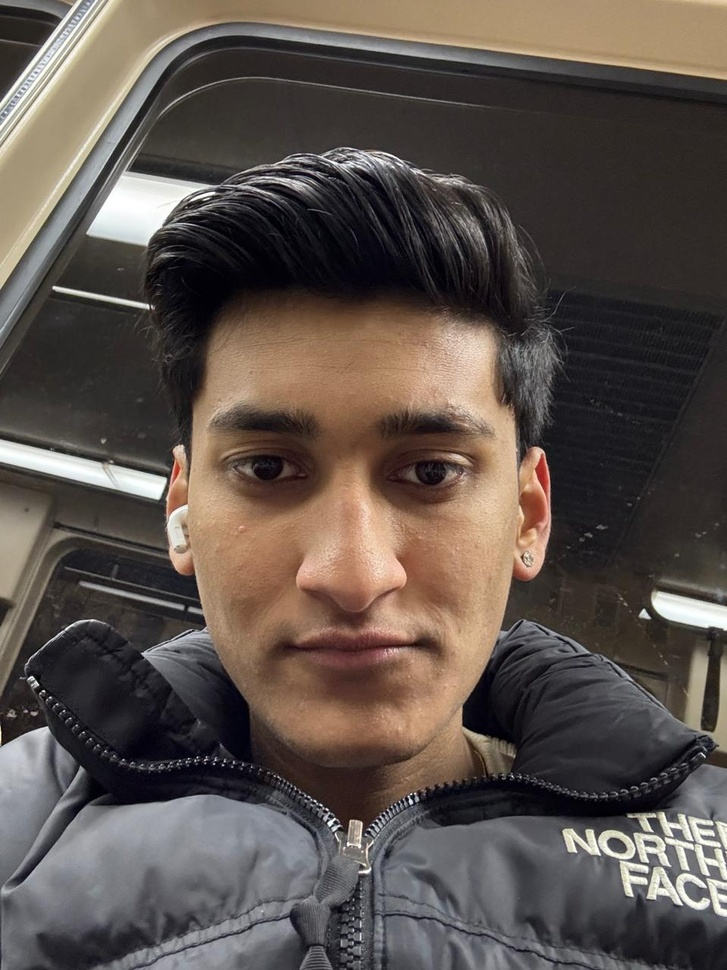
#> input picture camera_alert/known_faces/Yash.jpeg, 727 x 970 px, shrunk from 959 x 1280 before the run
$ python -i motion_detector.py   (imports and definitions only)
#> lines starting #> are read from the running program, lines starting #| are printed output that depends on the picture
#> further down, picture is the input picture: shape (970, 727, 3); mean B, G, R 76.5, 82.4, 92.3
# camera_alert/motion_detector.py
import cv2

class MotionDetector:
    def __init__(self):
        self.previous_frame = None

    def detect(self, frame):
        gray = cv2.cvtColor(frame, cv2.COLOR_BGR2GRAY)
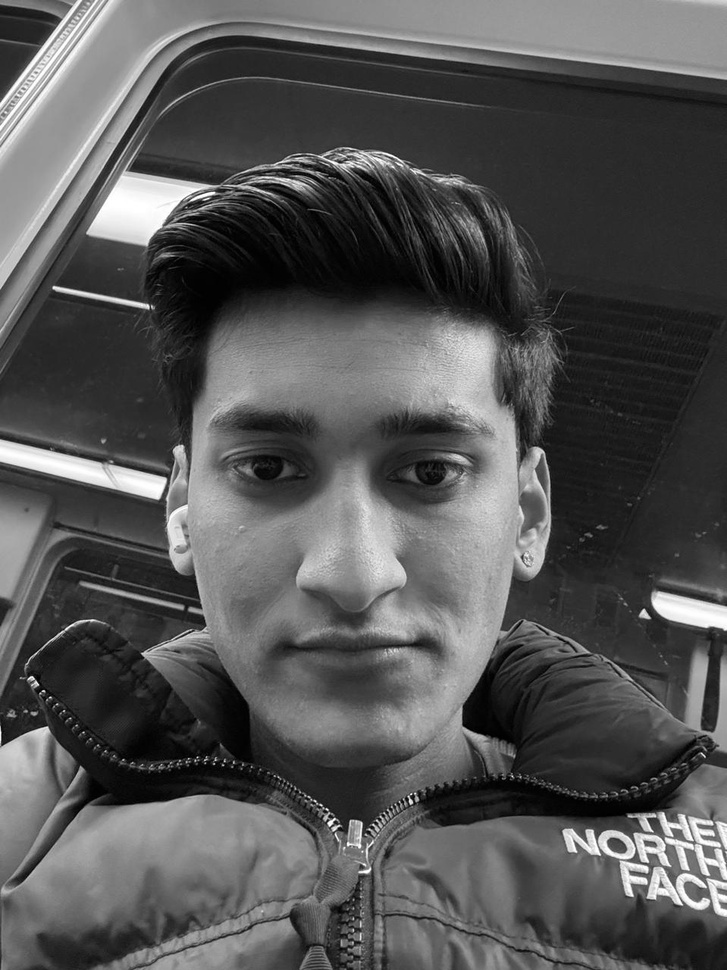
#> gray: shape (970, 727); min 0, max 255, mean 84.7
        gray = cv2.GaussianBlur(gray, (21, 21), 0)
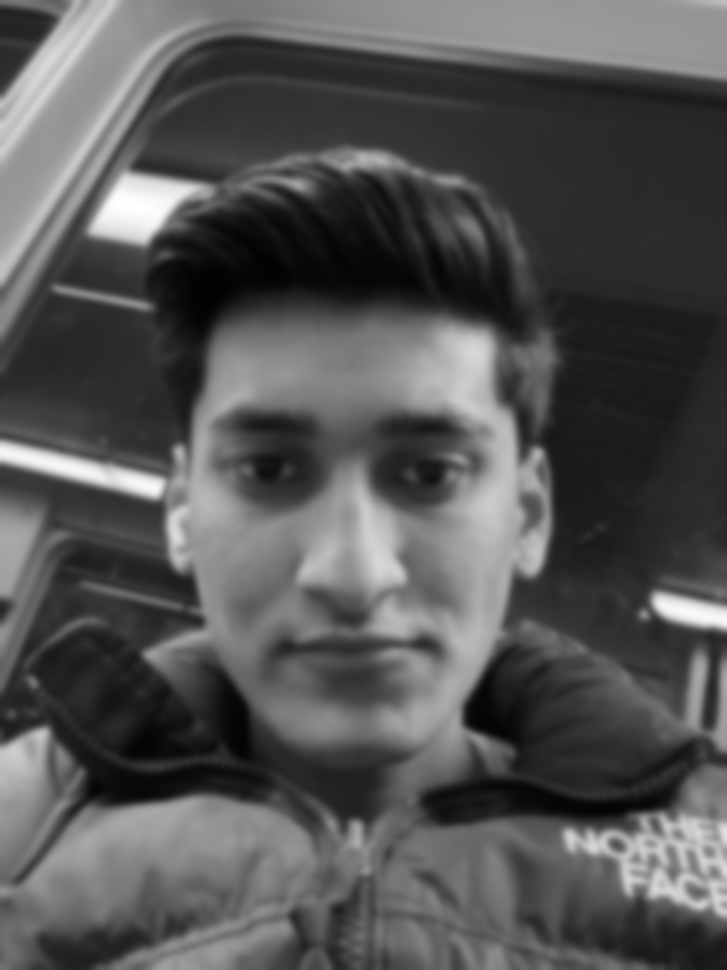
#> gray: shape (970, 727); min 2, max 255, mean 84.7

        if self.previous_frame is None:
            self.previous_frame = gray
            return False

        delta = cv2.absdiff(self.previous_frame, gray)
        self.previous_frame = gray
        thresh = cv2.threshold(delta, 25, 255, cv2.THRESH_BINARY)[1]
        movement = cv2.countNonZero(thresh)
        return movement

>>> import cv2
>>> picture = cv2.imread('known_faces/Yash.jpeg')
>>> result = MotionDetector().detect(picture)
#> result = False
